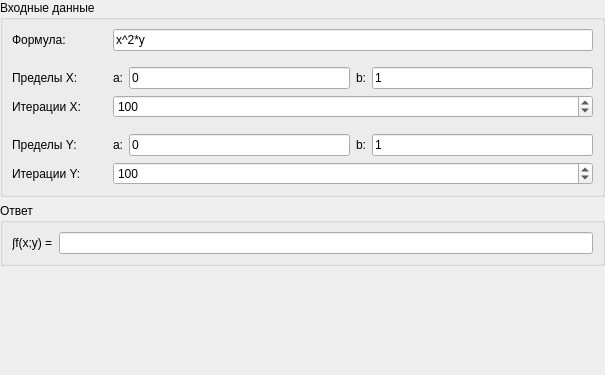
<?xml version="1.0" encoding="UTF-8"?>
<ui version="4.0">
 <class>IntegralMultipleFrame</class>
 <widget class="QWidget" name="IntegralMultipleFrame">
  <property name="enabled">
   <bool>true</bool>
  </property>
  <property name="geometry">
   <rect>
    <x>0</x>
    <y>0</y>
    <width>605</width>
    <height>375</height>
   </rect>
  </property>
  <property name="sizePolicy">
   <sizepolicy hsizetype="Preferred" vsizetype="Preferred">
    <horstretch>0</horstretch>
    <verstretch>0</verstretch>
   </sizepolicy>
  </property>
  <property name="minimumSize">
   <size>
    <width>0</width>
    <height>0</height>
   </size>
  </property>
  <property name="windowTitle">
   <string>Form</string>
  </property>
  <layout class="QGridLayout" name="gridLayout" columnstretch="0">
   <property name="sizeConstraint">
    <enum>QLayout::SetDefaultConstraint</enum>
   </property>
   <property name="leftMargin">
    <number>0</number>
   </property>
   <property name="topMargin">
    <number>0</number>
   </property>
   <property name="rightMargin">
    <number>0</number>
   </property>
   <property name="bottomMargin">
    <number>0</number>
   </property>
   <property name="verticalSpacing">
    <number>6</number>
   </property>
   <item row="0" column="0">
    <widget class="QGroupBox" name="inputGroupBox">
     <property name="sizePolicy">
      <sizepolicy hsizetype="Preferred" vsizetype="Fixed">
       <horstretch>0</horstretch>
       <verstretch>0</verstretch>
      </sizepolicy>
     </property>
     <property name="autoFillBackground">
      <bool>false</bool>
     </property>
     <property name="title">
      <string>Входные данные</string>
     </property>
     <layout class="QVBoxLayout" name="verticalLayout_2">
      <item>
       <layout class="QGridLayout" name="gridLayout_3">
        <property name="spacing">
         <number>6</number>
        </property>
        <item row="3" column="2" colspan="4">
         <widget class="QSpinBox" name="xIterationSpinBox">
          <property name="minimumSize">
           <size>
            <width>0</width>
            <height>0</height>
           </size>
          </property>
          <property name="autoFillBackground">
           <bool>false</bool>
          </property>
          <property name="frame">
           <bool>true</bool>
          </property>
          <property name="minimum">
           <number>10</number>
          </property>
          <property name="maximum">
           <number>10000000</number>
          </property>
          <property name="singleStep">
           <number>100</number>
          </property>
          <property name="value">
           <number>100</number>
          </property>
          <property name="displayIntegerBase">
           <number>10</number>
          </property>
         </widget>
        </item>
        <item row="2" column="0">
         <widget class="QLabel" name="xLimitLabel">
          <property name="autoFillBackground">
           <bool>false</bool>
          </property>
          <property name="text">
           <string>Пределы X:</string>
          </property>
         </widget>
        </item>
        <item row="2" column="4">
         <widget class="QLabel" name="xBLabel">
          <property name="autoFillBackground">
           <bool>false</bool>
          </property>
          <property name="text">
           <string>b:</string>
          </property>
         </widget>
        </item>
        <item row="2" column="5">
         <widget class="QLineEdit" name="xLimitBEdit">
          <property name="autoFillBackground">
           <bool>false</bool>
          </property>
          <property name="text">
           <string>1</string>
          </property>
          <property name="frame">
           <bool>true</bool>
          </property>
         </widget>
        </item>
        <item row="6" column="0">
         <widget class="QLabel" name="yIterationLabel">
          <property name="text">
           <string>Итерации Y:</string>
          </property>
         </widget>
        </item>
        <item row="0" column="2" colspan="4">
         <widget class="QLineEdit" name="functionEdit">
          <property name="text">
           <string>x^2*y</string>
          </property>
         </widget>
        </item>
        <item row="3" column="0">
         <widget class="QLabel" name="xIterationLabel">
          <property name="autoFillBackground">
           <bool>false</bool>
          </property>
          <property name="text">
           <string>Итерации X:</string>
          </property>
         </widget>
        </item>
        <item row="2" column="3">
         <widget class="QLineEdit" name="xLimitAEdit">
          <property name="autoFillBackground">
           <bool>false</bool>
          </property>
          <property name="text">
           <string>0</string>
          </property>
          <property name="frame">
           <bool>true</bool>
          </property>
         </widget>
        </item>
        <item row="5" column="3">
         <widget class="QLineEdit" name="yLimitAEdt">
          <property name="text">
           <string>0</string>
          </property>
         </widget>
        </item>
        <item row="0" column="0">
         <widget class="QLabel" name="functionLabel">
          <property name="text">
           <string>Формула:</string>
          </property>
         </widget>
        </item>
        <item row="6" column="2" colspan="4">
         <widget class="QSpinBox" name="yIterationSpinBox">
          <property name="minimum">
           <number>10</number>
          </property>
          <property name="maximum">
           <number>10000000</number>
          </property>
          <property name="singleStep">
           <number>100</number>
          </property>
          <property name="value">
           <number>100</number>
          </property>
         </widget>
        </item>
        <item row="2" column="2">
         <widget class="QLabel" name="xALabel">
          <property name="autoFillBackground">
           <bool>false</bool>
          </property>
          <property name="text">
           <string>a:</string>
          </property>
         </widget>
        </item>
        <item row="5" column="2">
         <widget class="QLabel" name="yALabel">
          <property name="text">
           <string>a:</string>
          </property>
         </widget>
        </item>
        <item row="5" column="0">
         <widget class="QLabel" name="yLimitLabel">
          <property name="text">
           <string>Пределы Y:</string>
          </property>
         </widget>
        </item>
        <item row="5" column="4">
         <widget class="QLabel" name="yBLabel">
          <property name="text">
           <string>b:</string>
          </property>
         </widget>
        </item>
        <item row="0" column="1">
         <spacer name="horizontalSpacer_3">
          <property name="orientation">
           <enum>Qt::Horizontal</enum>
          </property>
          <property name="sizeType">
           <enum>QSizePolicy::Fixed</enum>
          </property>
          <property name="sizeHint" stdset="0">
           <size>
            <width>20</width>
            <height>20</height>
           </size>
          </property>
         </spacer>
        </item>
        <item row="6" column="1">
         <spacer name="horizontalSpacer_5">
          <property name="orientation">
           <enum>Qt::Horizontal</enum>
          </property>
          <property name="sizeType">
           <enum>QSizePolicy::Fixed</enum>
          </property>
          <property name="sizeHint" stdset="0">
           <size>
            <width>20</width>
            <height>20</height>
           </size>
          </property>
         </spacer>
        </item>
        <item row="2" column="1">
         <spacer name="horizontalSpacer">
          <property name="orientation">
           <enum>Qt::Horizontal</enum>
          </property>
          <property name="sizeType">
           <enum>QSizePolicy::Fixed</enum>
          </property>
          <property name="sizeHint" stdset="0">
           <size>
            <width>20</width>
            <height>20</height>
           </size>
          </property>
         </spacer>
        </item>
        <item row="3" column="1">
         <spacer name="horizontalSpacer_2">
          <property name="orientation">
           <enum>Qt::Horizontal</enum>
          </property>
          <property name="sizeType">
           <enum>QSizePolicy::Fixed</enum>
          </property>
          <property name="sizeHint" stdset="0">
           <size>
            <width>20</width>
            <height>20</height>
           </size>
          </property>
         </spacer>
        </item>
        <item row="5" column="5">
         <widget class="QLineEdit" name="yLimitBEdit">
          <property name="text">
           <string>1</string>
          </property>
         </widget>
        </item>
        <item row="5" column="1">
         <spacer name="horizontalSpacer_4">
          <property name="orientation">
           <enum>Qt::Horizontal</enum>
          </property>
          <property name="sizeType">
           <enum>QSizePolicy::Fixed</enum>
          </property>
          <property name="sizeHint" stdset="0">
           <size>
            <width>20</width>
            <height>20</height>
           </size>
          </property>
         </spacer>
        </item>
        <item row="1" column="0" colspan="6">
         <spacer name="verticalSpacer">
          <property name="orientation">
           <enum>Qt::Vertical</enum>
          </property>
          <property name="sizeHint" stdset="0">
           <size>
            <width>20</width>
            <height>10</height>
           </size>
          </property>
         </spacer>
        </item>
        <item row="4" column="0" colspan="6">
         <spacer name="verticalSpacer_2">
          <property name="orientation">
           <enum>Qt::Vertical</enum>
          </property>
          <property name="sizeHint" stdset="0">
           <size>
            <width>20</width>
            <height>10</height>
           </size>
          </property>
         </spacer>
        </item>
       </layout>
      </item>
     </layout>
    </widget>
   </item>
   <item row="2" column="0" alignment="Qt::AlignTop">
    <widget class="QGroupBox" name="outputGroupBox">
     <property name="sizePolicy">
      <sizepolicy hsizetype="Preferred" vsizetype="Fixed">
       <horstretch>0</horstretch>
       <verstretch>0</verstretch>
      </sizepolicy>
     </property>
     <property name="autoFillBackground">
      <bool>false</bool>
     </property>
     <property name="title">
      <string>Ответ</string>
     </property>
     <layout class="QGridLayout" name="gridLayout_2">
      <property name="topMargin">
       <number>9</number>
      </property>
      <item row="0" column="0">
       <widget class="QLabel" name="answerLabel">
        <property name="autoFillBackground">
         <bool>false</bool>
        </property>
        <property name="text">
         <string>∫f(x;y) =</string>
        </property>
       </widget>
      </item>
      <item row="0" column="1">
       <widget class="QLineEdit" name="answerEdit">
        <property name="autoFillBackground">
         <bool>false</bool>
        </property>
        <property name="frame">
         <bool>true</bool>
        </property>
        <property name="readOnly">
         <bool>true</bool>
        </property>
       </widget>
      </item>
     </layout>
    </widget>
   </item>
  </layout>
 </widget>
 <tabstops>
  <tabstop>xLimitAEdit</tabstop>
  <tabstop>xLimitBEdit</tabstop>
  <tabstop>xIterationSpinBox</tabstop>
  <tabstop>answerEdit</tabstop>
 </tabstops>
 <resources/>
 <connections/>
</ui>
